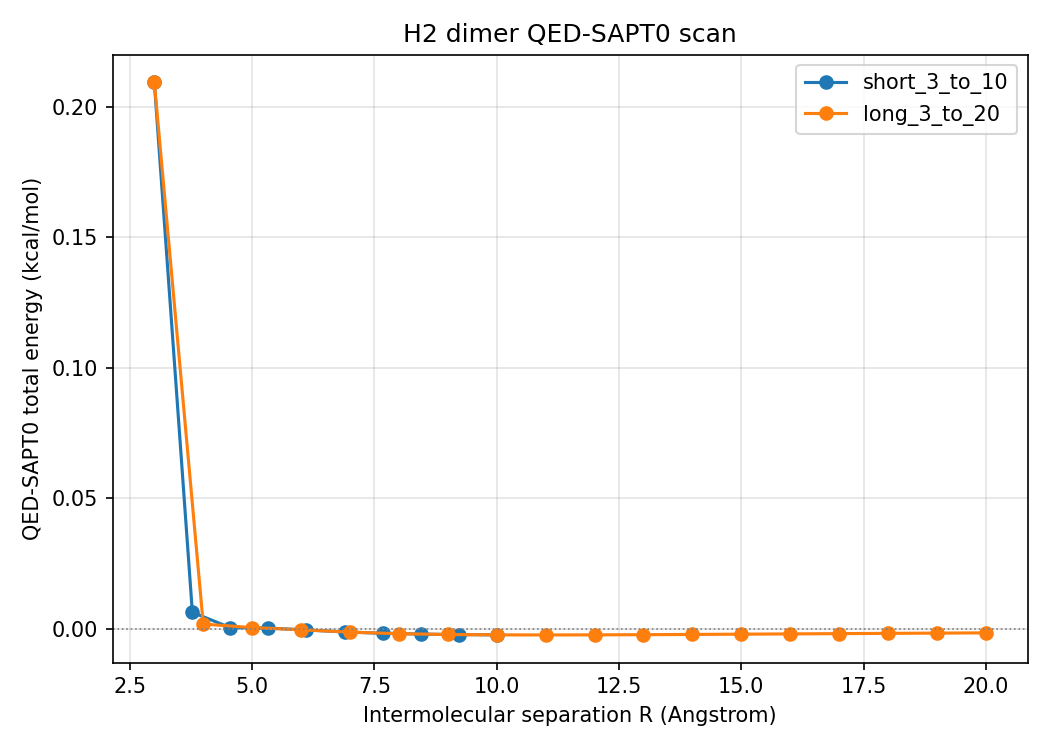

Reproduce this figure in Python.
"""QED-SAPT0 scan for an H2 dimer in a z-polarized cavity.

This example reproduces a useful diagnostic scan:

1. A short scan over ``np.linspace(3, 10, 10)`` can make the QED-SAPT0
   interaction look like it is becoming steadily more attractive.
2. A longer scan from 3 to 20 Angstrom shows whether the curve turns back up
   and reports the minimum sampled point.

The script writes CSV files with the QED-SAPT0 component energies in Hartree
and kcal/mol.  It also prints a compact summary of the minimum found on each
scan grid.
"""

from __future__ import annotations

import argparse
import csv
from pathlib import Path

import numpy as np
import psi4

from cqed_scf import CQEDCalculator, CQEDConfig


HARTREE_TO_KCAL_MOL = 627.5094740631

LAMBDA_VECTOR = np.array([0.0, 0.0, 0.05])
DEFAULT_OMEGA = 0.1

PSI4_GLOBAL_OPTIONS = {
    "basis": "aug-cc-pvdz",
    "e_convergence": 1e-8,
    "d_convergence": 1e-8,
    "scf_type": "pk",
}

SHORT_DISTANCES = np.linspace(3.0, 10.0, 10)
LONG_DISTANCES = np.linspace(3.0, 20.0, 18)

COMPONENTS = (
    ("elst10", "Electrostatics"),
    ("exch10", "Exchange"),
    ("disp20", "Dispersion"),
    ("exch_disp20", "Exchange-Dispersion"),
    ("ind20r", "Induction"),
    ("exch_ind20r", "Exchange-Induction"),
    ("total", "Total QED-SAPT0"),
)


def make_h2_dimer_geometry(R: float) -> str:
    """Return the two-fragment H2 dimer geometry at separation R in Angstrom."""

    return f"""
0 1
H  -0.370000000  0.000000000  0.000000000
H   0.370000000  0.000000000  0.000000000
--
0 1
H  -0.370000000  0.000000000  {R:12.8f}
H   0.370000000  0.000000000  {R:12.8f}
symmetry c1
no_reorient
nocom
"""


def make_config(omega: float) -> CQEDConfig:
    return CQEDConfig(
        lambda_vector=LAMBDA_VECTOR,
        omega=omega,
        psi4_options=PSI4_GLOBAL_OPTIONS,
        reference="rhf",
        functional=None,
        density_fitting=False,
        charge=0,
        multiplicity=1,
        dispersion_policy="none",
        debug=False,
    )


def run_qed_sapt0_at_distance(R: float, config: CQEDConfig) -> dict[str, float]:
    psi4.core.clean()
    psi4.core.clean_options()

    dimer_geometry = psi4.geometry(make_h2_dimer_geometry(R))
    calc = CQEDCalculator(config=config)
    components = calc.sapt0_components(
        dimer_geometry,
        integral_backend="full_eri",
        include_cavity_terms=True,
    )

    return {
        "distance_angstrom": R,
        "elst10_hartree": components.elst10,
        "exch10_hartree": components.exch10,
        "disp20_hartree": components.disp20,
        "exch_disp20_hartree": components.exch_disp20,
        "ind20r_hartree": components.ind20,
        "exch_ind20r_hartree": components.exch_ind20,
        "total_hartree": components.total,
    }


def with_kcal_columns(row: dict[str, float]) -> dict[str, float]:
    converted = dict(row)
    for key, value in row.items():
        if key.endswith("_hartree"):
            converted[key.replace("_hartree", "_kcal_mol")] = value * HARTREE_TO_KCAL_MOL
    return converted


def run_scan(label: str, distances: np.ndarray, config: CQEDConfig) -> list[dict[str, float]]:
    rows = []
    print(f"\nRunning {label} scan with {len(distances)} points")
    print("=" * 72)
    for R in distances:
        row = with_kcal_columns(run_qed_sapt0_at_distance(float(R), config))
        rows.append(row)
        print(
            f"R = {R:6.2f} Ang  "
            f"Total = {row['total_hartree']: .10f} Ha  "
            f"({row['total_kcal_mol']: .4f} kcal/mol)"
        )
    return rows


def write_csv(path: Path, rows: list[dict[str, float]]) -> None:
    fieldnames = ["distance_angstrom"]
    for component, _ in COMPONENTS:
        fieldnames.append(f"{component}_hartree")
    for component, _ in COMPONENTS:
        fieldnames.append(f"{component}_kcal_mol")

    with path.open("w", newline="") as handle:
        writer = csv.DictWriter(handle, fieldnames=fieldnames)
        writer.writeheader()
        writer.writerows(rows)


def summarize_scan(label: str, rows: list[dict[str, float]]) -> None:
    distances = np.array([row["distance_angstrom"] for row in rows])
    totals = np.array([row["total_hartree"] for row in rows])
    idx_min = int(np.argmin(totals))
    is_strictly_decreasing = bool(np.all(np.diff(totals) < 0.0))

    trend = "strictly decreasing" if is_strictly_decreasing else "turns around on this grid"
    print(f"\n{label} summary")
    print("-" * 72)
    print(f"Trend: {trend}")
    print(
        "Minimum sampled point: "
        f"R = {distances[idx_min]:.2f} Ang, "
        f"E = {totals[idx_min]:.10f} Ha, "
        f"{totals[idx_min] * HARTREE_TO_KCAL_MOL:.4f} kcal/mol"
    )


def plot_scans(output_path: Path, scans: dict[str, list[dict[str, float]]]) -> None:
    try:
        import matplotlib.pyplot as plt
    except ImportError:
        print("\nmatplotlib is not installed; skipping plot generation.")
        return

    fig, ax = plt.subplots(figsize=(7, 5))
    for label, rows in scans.items():
        distances = [row["distance_angstrom"] for row in rows]
        totals = [row["total_kcal_mol"] for row in rows]
        ax.plot(distances, totals, marker="o", label=label)

    ax.axhline(0.0, color="0.5", linewidth=0.8, linestyle=":")
    ax.set_xlabel("Intermolecular separation R (Angstrom)")
    ax.set_ylabel("QED-SAPT0 total energy (kcal/mol)")
    ax.set_title("H2 dimer QED-SAPT0 scan")
    ax.grid(alpha=0.35)
    ax.legend()
    fig.tight_layout()
    fig.savefig(output_path, dpi=150)
    plt.close(fig)
    print(f"Saved plot: {output_path}")


def parse_args() -> argparse.Namespace:
    parser = argparse.ArgumentParser(description=__doc__)
    parser.add_argument(
        "--scan",
        choices=("short", "long", "both"),
        default="both",
        help="Which scan grid to run. Default: both.",
    )
    parser.add_argument(
        "--omega",
        type=float,
        default=DEFAULT_OMEGA,
        help=f"Cavity frequency used in CQEDConfig. Default: {DEFAULT_OMEGA}.",
    )
    parser.add_argument(
        "--memory",
        default="4 GB",
        help="Psi4 memory setting. Default: 4 GB.",
    )
    parser.add_argument(
        "--output-dir",
        type=Path,
        default=Path(__file__).resolve().parent,
        help="Directory for CSV and plot output. Default: this example folder.",
    )
    parser.add_argument(
        "--no-plot",
        action="store_true",
        help="Skip writing the PNG plot.",
    )
    return parser.parse_args()


def main() -> None:
    args = parse_args()
    args.output_dir.mkdir(parents=True, exist_ok=True)

    psi4.core.be_quiet()
    psi4.set_memory(args.memory)

    config = make_config(args.omega)
    scans_to_run = {}
    if args.scan in ("short", "both"):
        scans_to_run["short_3_to_10"] = SHORT_DISTANCES
    if args.scan in ("long", "both"):
        scans_to_run["long_3_to_20"] = LONG_DISTANCES

    completed_scans = {}
    for label, distances in scans_to_run.items():
        rows = run_scan(label, distances, config)
        output_path = args.output_dir / f"h2_dimer_qed_sapt0_{label}.csv"
        write_csv(output_path, rows)
        summarize_scan(label, rows)
        print(f"Saved data: {output_path}")
        completed_scans[label] = rows

    if not args.no_plot:
        plot_scans(args.output_dir / "h2_dimer_qed_sapt0_scan.png", completed_scans)


if __name__ == "__main__":
    main()
